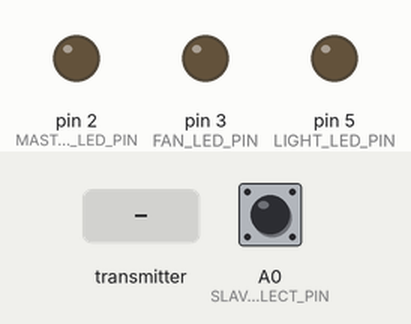
This sketch was run on a simulated Arduino Uno, built with avr-gcc and run on an emulated ATmega328P. On the bench: output pins drawn as LEDs (lit = HIGH). Inputs (shaded band) come from the test bench; at power-on: A0 (SLAVE_SELECT_PIN) HIGH. No radio packets arrive unless stated.

Above: at 1.2 s.
1.3 s: the transmitter starts sending fanLevel = 64
At 1.4 s:
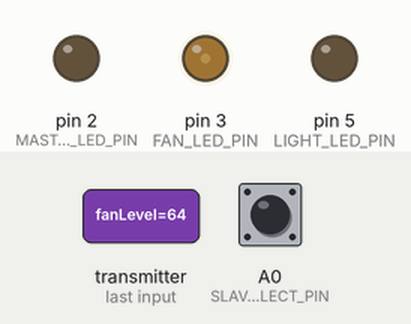
At 1.82 s:
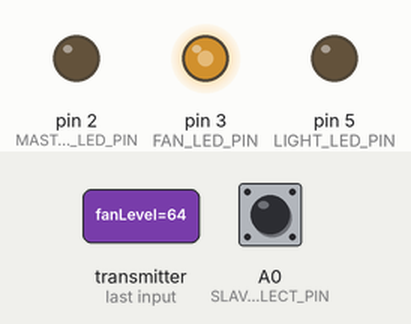
4.3 s: the transmitter starts sending lightLevel = 64
At 6.09 s:
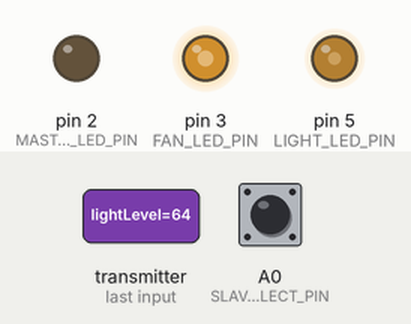
7.3 s: the transmitter starts sending lightLevel = 128
10.3 s: the transmitter starts sending fanLevel = 0
Timing chart, 0 to 20.9 s (numbered marks = the images above; inputs shaded):
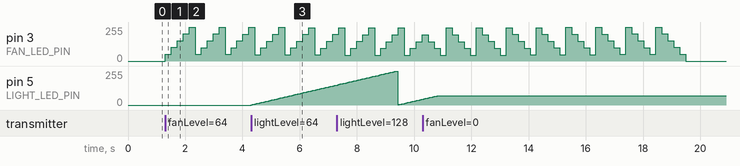

Measured:
- after the input at 1.3 s, pin 3 (FAN_LED_PIN): ramps from 49/255 to 255/255 and jumps back, once every 1.0 s
- after the input at 4.3 s, pin 5 (LIGHT_LED_PIN): moves from 0/255 to 150/255 over 3.0 s, starting at once

The sketch:

cavencity_slave.ino
```cpp
#include <RF24.h>
#include "slave_protocol.h"
#include "tick_trick.h"

// Radio
const uint8_t RADIO_ADDRESS[][6] = {"cave0", "cave1", "cave2"};
const uint8_t RADIO_CHANNEL = 69;
const uint8_t RADIO_CE_PIN = 9;
const uint8_t RADIO_CS_PIN = 10;
const RF24 radio(RADIO_CE_PIN, RADIO_CS_PIN);

// Pins
const uint8_t FAN_LED_PIN = 3;
const uint8_t LIGHT_LED_PIN = 5;
const uint8_t MASTER_OFFLINE_LED_PIN = 2;
const uint8_t SLAVE_SELECT_PIN = A0;
uint8_t slave_number = 1;

// States
const uint16_t SIGNAL_FROM_MASTER_TIMEOUT = 5000;
const uint16_t ACK_PREPARE_INTERVAL = 100;

uint8_t masterOnline = 1;
uint32_t lastOnlineMillis = 0;

SlaveTargetState targetState;
SlaveActualState actualState;

TickTrick fanChanger(2000);
TickTrick lightChanger(50);

const uint8_t FAN_LEVEL_MAX = 5;
const uint8_t LIGHT_LEVEL_MAX = 100;

void setupRadio() {
  if (!radio.begin()) {
    exit(0);
  }
  radio.setChannel(RADIO_CHANNEL);
  radio.setPALevel(RF24_PA_LOW); //RF24_PA_HIGH
  radio.setDataRate(RF24_2MBPS); //RF24_250KBPS
  radio.enableDynamicPayloads();
  radio.enableAckPayload();
  radio.openWritingPipe(RADIO_ADDRESS[0]);
  radio.openReadingPipe(1, RADIO_ADDRESS[slave_number]);
  prepareAck();
  radio.startListening();
}

void setupControls() {
  pinMode(FAN_LED_PIN, OUTPUT);
  pinMode(LIGHT_LED_PIN, OUTPUT);
  pinMode(MASTER_OFFLINE_LED_PIN, OUTPUT);
  pinMode(SLAVE_SELECT_PIN, INPUT_PULLUP);
  slave_number = digitalRead(SLAVE_SELECT_PIN) ? 1 : 2;
}

void setup() {
  setupControls();
  setupRadio();
}

void flagMasterOnline() {
  actualState.counter++;
  lastOnlineMillis = millis();
  if (!masterOnline) {
    masterOnline = true;
    digitalWrite(MASTER_OFFLINE_LED_PIN, LOW);
  }
}

void flagMasterOffline() {
  if (masterOnline) {
    masterOnline = false;
    digitalWrite(MASTER_OFFLINE_LED_PIN, HIGH);
  }
}

void calcState() {
  actualState.fanLevel = fanChanger.tick(actualState.fanLevel, targetState.fanLevel);
  analogWrite(FAN_LED_PIN, map(actualState.fanLevel, 0, FAN_LEVEL_MAX, 0, 255));

  actualState.lightLevel = lightChanger.tick(actualState.lightLevel, targetState.lightLevel);
  analogWrite(LIGHT_LED_PIN, map(actualState.lightLevel, 0, LIGHT_LEVEL_MAX, 0, 255));
}

void prepareAck() {
  actualState.uptime = millis() / 1000;
  radio.flush_tx();
  radio.writeAckPayload(1, &actualState, sizeof(actualState));
}

void loop() {
  if (radio.available()) {
    radio.read(&targetState, sizeof(targetState));
    flagMasterOnline();
    prepareAck();
  } else {
    uint32_t now = millis();
    if (now - lastOnlineMillis > ACK_PREPARE_INTERVAL) {
      prepareAck();
    }

    if (now - lastOnlineMillis > SIGNAL_FROM_MASTER_TIMEOUT) {
      // indicate master as offline after 5 seconds of radio inactivity
      flagMasterOffline();
    }
  }
  calcState();
}
```

slave_protocol.h
```cpp
#ifndef CAVE_SLAVE_PROTOCOL
#define CAVE_SLAVE_PROTOCOL

struct SlaveTargetState {
  uint8_t fanLevel;
  uint8_t lightLevel;
  uint8_t damperClosed;
};

struct SlaveActualState {
  uint32_t counter;
  uint32_t uptime;
  uint8_t fanLevel;
  uint8_t lightLevel;
  uint8_t damperClosed;
};

#endif
```

tick_trick.h
```cpp
/**
   Long-running discrete process without using of delay functions.
*/
#ifndef CAVE_TICK_TRICK
#define CAVE_TICK_TRICK

class TickTrick {
  private:
    uint32_t lastChangeTimestamp = 0;
    uint32_t changeRate = 0;
  public:
    // changeRate = Time in millis to increment/decrement the value
    TickTrick(uint8_t changeRate): changeRate(changeRate) {}

    uint32_t tick(uint32_t actualValue, uint32_t targetValue) {
      if (actualValue != targetValue) {
        uint32_t now = millis();
        if (now - lastChangeTimestamp > changeRate) {
          lastChangeTimestamp = now;
          int32_t diff = actualValue - targetValue;
          if (diff > 0) {
            actualValue--;
          }  else if (diff < 0) {
            actualValue++;
          }
        }
      }
      return actualValue;
    }
};

#endif
```
